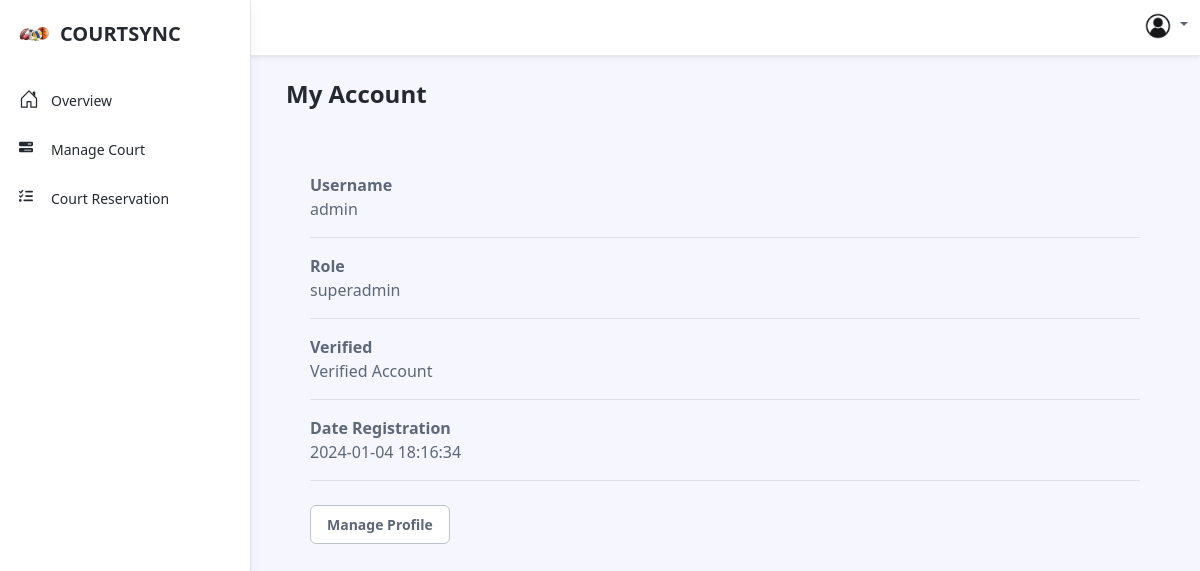
Screenshot of /admin/Account.php (signed in) with the database file from the repository.
### tables this page shows
CREATE TABLE `tbl_user` (
  `userId` int(15) NOT NULL,
  `username` varchar(50) NOT NULL,
  `password` varchar(50) NOT NULL,
  `role` varchar(50) NOT NULL,
  `isVerified` tinyint(1) NOT NULL DEFAULT 0,
  `isActive` tinyint(1) NOT NULL DEFAULT 1,
  `dateAdded` datetime NOT NULL DEFAULT current_timestamp()
);

### actions/session.php (called while the page is built, shortened)
<?php
    if(!isset($_SESSION['username']))
    {
    	header('location: index.php');
    	exit;
    }else{
        $userId = $_SESSION['userId'];
    }
    	?>

### admin/Account.php (the view, shortened to what this page needs)
<?php include('includes/header.php') ?>
    <div class="app-wrapper">
	    <div class="app-content pt-3 p-md-3 p-lg-4">
		    <div class="container-xl">
			    <div class="row g-3 mb-4 align-items-center justify-content-between">
				    <div class="col-auto">
			            <h1 class="app-page-title mb-0">My Account</h1>
				    </div>
			    </div>
                <div class="tab-content" id="orders-table-tab-content">
                    <div class="row g-4 mb-4">
                            <?php
                            $sql = "SELECT * FROM tbl_user WHERE tbl_user.userId = '$userId'";
                            $result = $connect->query($sql);
                            if(!empty($result)){
                                foreach($result as $row){
                                    ?>
                                            </div>
                                        </div>
                                        <div class="app-card-body px-4 w-100">
                                            <div class="item border-bottom py-3">
                                                <div class="row justify-content-between align-items-center">
                                                    <div class="col-auto">
                                                        <div class="item-label"><strong>Username</strong></div>
                                                        <div class="item-data"><?php echo $row['username'] ?></div>
                                                    </div>
                                                </div>
                                            </div>
                                            <div class="item border-bottom py-3">
                                                <div class="row justify-content-between align-items-center">
                                                    <div class="col-auto">
                                                        <div class="item-label"><strong>Role</strong></div>
                                                        <div class="item-data"><?php echo $row['role'] ?></div>
                                                    </div>
                                                </div>
                                            </div>
                                            <div class="item border-bottom py-3">
                                                <div class="row justify-content-between align-items-center">
                                                    <div class="col-auto">
                                                        <div class="item-label"><strong>Verified</strong></div>
                                                        <div class="item-data">
                                                        <?php if($row['isVerified'] == 1){
                                                            ?>
                                                            Verified Account
                                                            <?php
                                                        }else{
                                                            ?>
                                                            Not Verified Account
                                                            <?php
                                                        }
                                                        ?>
                                                        </div>
                                                    </div>
                                                </div>
                                            </div>
                                            <div class="item border-bottom py-3">
                                                <div class="row justify-content-between align-items-center">
                                                    <div class="col-auto">
                                                        <div class="item-label"><strong>Date Registration</strong></div>
                                                        <div class="item-data"><?php echo $row['dateAdded'] ?></div>
                                                    </div>
                                                </div>
                                            </div>
                                        </div>
                                        <div class="app-card-footer p-4 mt-auto">
                                        <button class="ManageBtn btn app-btn-secondary" data-bs-toggle="modal" data-bs-target="#ManageCourtModal" value="<?php echo $row['userId'] ?>">Manage Profile</button>
                                        </div>
                                    <?php
                                }
                            }
                            ?>
                    </div>
                </div>
		    </div>
    <?php include('includes/footer.php') ?>

### rows the page displays
tbl_user: username "admin", role "superadmin", isVerified "Verified Account", dateAdded "2024-01-04 18:16:34", $row['userId'] 7 (drawn)
